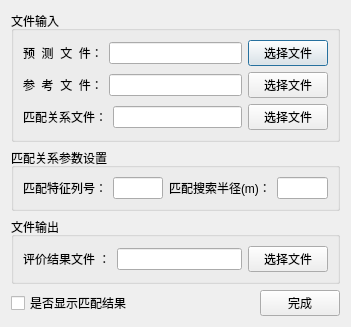
<?xml version="1.0" encoding="UTF-8"?>
<ui version="4.0">
 <class>TreeEvaluation</class>
 <widget class="QDialog" name="TreeEvaluation">
  <property name="geometry">
   <rect>
    <x>0</x>
    <y>0</y>
    <width>351</width>
    <height>305</height>
   </rect>
  </property>
  <property name="windowTitle">
   <string>树木基本参数预测结果评价</string>
  </property>
  <layout class="QVBoxLayout" name="verticalLayout_2">
   <item>
    <widget class="QGroupBox" name="groupBox">
     <property name="title">
      <string>文件输入</string>
     </property>
     <layout class="QVBoxLayout" name="verticalLayout_3">
      <item>
       <layout class="QVBoxLayout" name="verticalLayout">
        <item>
         <layout class="QHBoxLayout" name="horizontalLayout_3">
          <item>
           <widget class="QLabel" name="label">
            <property name="text">
             <string>预  测  文  件：</string>
            </property>
           </widget>
          </item>
          <item>
           <widget class="QLineEdit" name="_inputFileOfExtractedTree"/>
          </item>
          <item>
           <widget class="QPushButton" name="_selectInputFileOfExtractedTree">
            <property name="text">
             <string>选择文件</string>
            </property>
           </widget>
          </item>
         </layout>
        </item>
        <item>
         <layout class="QHBoxLayout" name="horizontalLayout_4">
          <item>
           <widget class="QLabel" name="label_2">
            <property name="text">
             <string>参  考  文  件：</string>
            </property>
           </widget>
          </item>
          <item>
           <widget class="QLineEdit" name="_inputFileOfReferenceTree"/>
          </item>
          <item>
           <widget class="QPushButton" name="_selectedInputFileOfReferenceTree">
            <property name="text">
             <string>选择文件</string>
            </property>
           </widget>
          </item>
         </layout>
        </item>
        <item>
         <layout class="QHBoxLayout" name="horizontalLayout_9">
          <item>
           <widget class="QLabel" name="label_9">
            <property name="text">
             <string>匹配关系文件：</string>
            </property>
           </widget>
          </item>
          <item>
           <widget class="QLineEdit" name="_inputFileOfIndex"/>
          </item>
          <item>
           <widget class="QPushButton" name="_selectedInputFileOfIndex">
            <property name="text">
             <string>选择文件</string>
            </property>
           </widget>
          </item>
         </layout>
        </item>
       </layout>
      </item>
     </layout>
    </widget>
   </item>
   <item>
    <widget class="QGroupBox" name="groupBox_2">
     <property name="title">
      <string>匹配关系参数设置</string>
     </property>
     <layout class="QVBoxLayout" name="verticalLayout_4">
      <item>
       <layout class="QHBoxLayout" name="horizontalLayout_5">
        <item>
         <layout class="QHBoxLayout" name="horizontalLayout_12">
          <item>
           <widget class="QLabel" name="label_8">
            <property name="text">
             <string>匹配特征列号：</string>
            </property>
           </widget>
          </item>
          <item>
           <widget class="QLineEdit" name="_columnOfMF"/>
          </item>
         </layout>
        </item>
        <item>
         <spacer name="horizontalSpacer_2">
          <property name="orientation">
           <enum>Qt::Horizontal</enum>
          </property>
          <property name="sizeHint" stdset="0">
           <size>
            <width>40</width>
            <height>20</height>
           </size>
          </property>
         </spacer>
        </item>
        <item>
         <layout class="QHBoxLayout" name="horizontalLayout_13">
          <item>
           <widget class="QLabel" name="label_6">
            <property name="text">
             <string>匹配搜索半径(m)：</string>
            </property>
           </widget>
          </item>
          <item>
           <widget class="QLineEdit" name="_radius"/>
          </item>
         </layout>
        </item>
       </layout>
      </item>
     </layout>
    </widget>
   </item>
   <item>
    <widget class="QGroupBox" name="groupBox_3">
     <property name="title">
      <string>文件输出</string>
     </property>
     <layout class="QHBoxLayout" name="horizontalLayout_8">
      <item>
       <layout class="QHBoxLayout" name="horizontalLayout_6">
        <item>
         <widget class="QLabel" name="label_3">
          <property name="text">
           <string>评价结果文件 ：</string>
          </property>
         </widget>
        </item>
        <item>
         <widget class="QLineEdit" name="_outputFile"/>
        </item>
        <item>
         <widget class="QPushButton" name="_selectOutputFile">
          <property name="text">
           <string>选择文件</string>
          </property>
         </widget>
        </item>
       </layout>
      </item>
     </layout>
    </widget>
   </item>
   <item>
    <layout class="QHBoxLayout" name="horizontalLayout_2">
     <item>
      <widget class="QCheckBox" name="_isShowResult">
       <property name="text">
        <string>是否显示匹配结果</string>
       </property>
      </widget>
     </item>
     <item>
      <spacer name="horizontalSpacer">
       <property name="orientation">
        <enum>Qt::Horizontal</enum>
       </property>
       <property name="sizeHint" stdset="0">
        <size>
         <width>40</width>
         <height>20</height>
        </size>
       </property>
      </spacer>
     </item>
     <item>
      <widget class="QPushButton" name="_btn_OK">
       <property name="text">
        <string>完成</string>
       </property>
      </widget>
     </item>
    </layout>
   </item>
  </layout>
 </widget>
 <resources/>
 <connections/>
</ui>
